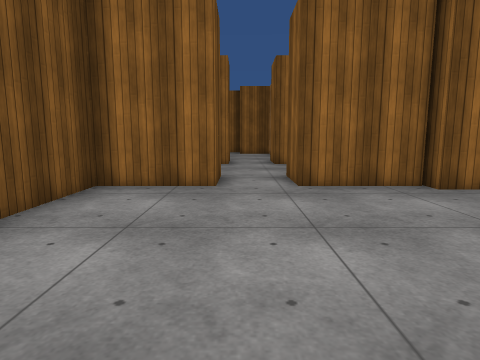
[1] (above)

23 first-person views from a walk through a 3-D level made in the Unity game engine. The camera is 1.2 m above the floor, tilts 8° down and sees 75° across. The floor is counted in squares, 1 m on a side. Each view is taken from the middle of a square. On the plan, view 1 faces up. The plan holds only what a view shows up to about 13 squares ahead; the rest is blank. The place goes on beyond the plan. Some animated figures are not drawn. Surface patterns are stand-ins for the level's own textures.

[2]
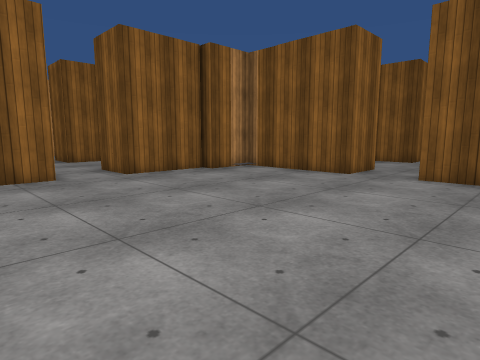

[3]
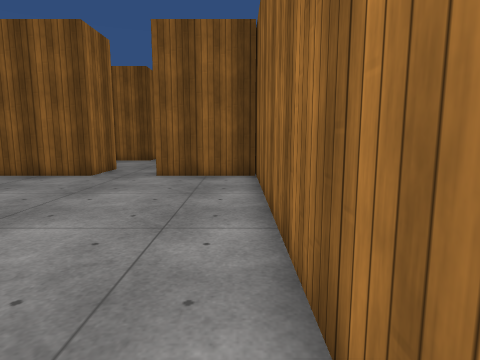

[4]
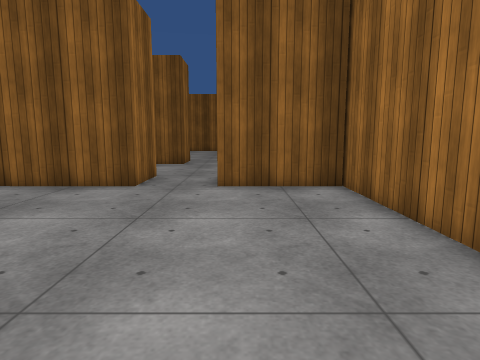

[5]
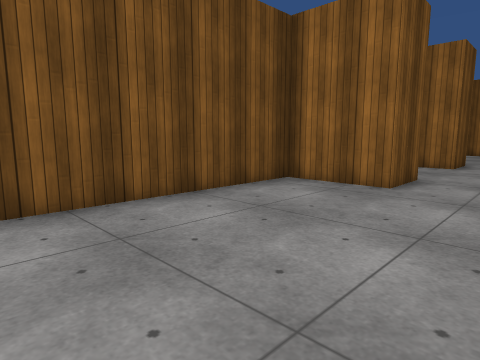

[6]
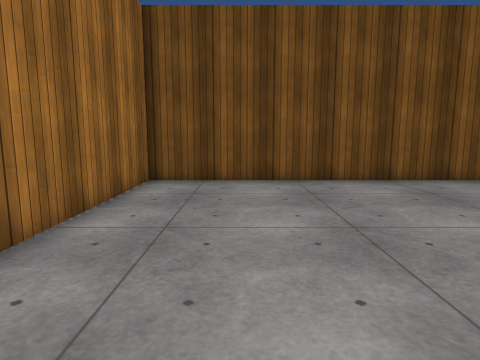

[7]
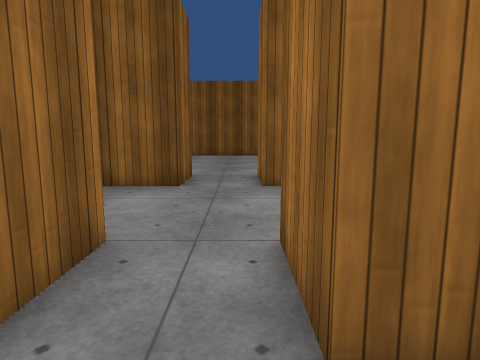

[8]
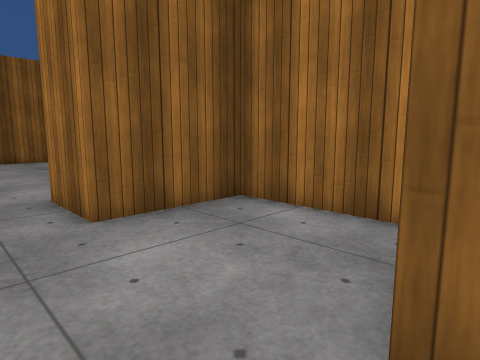

[9]
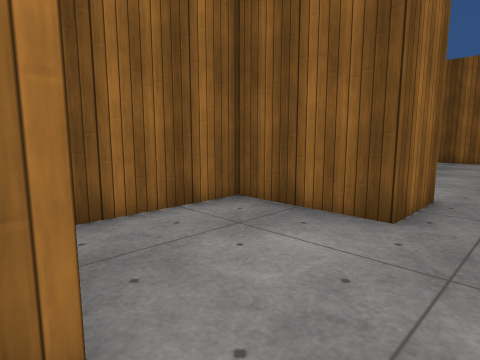

[10]
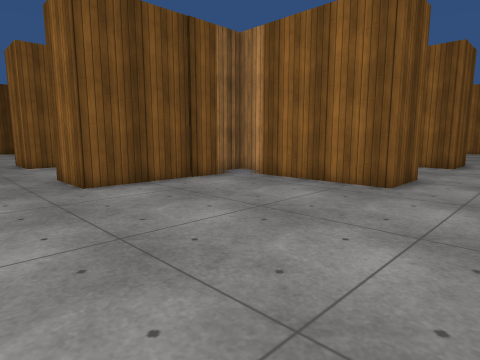

[11]
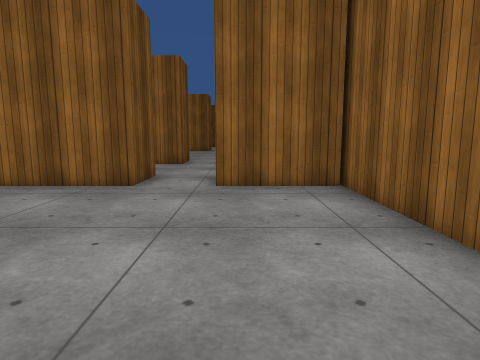

[12]
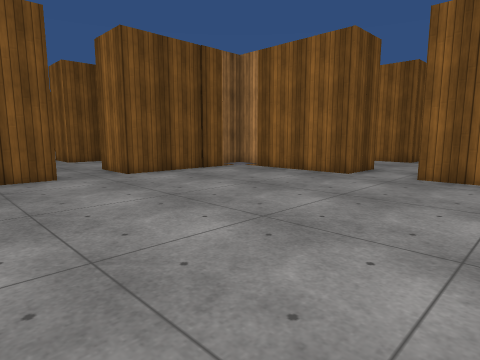

[13]
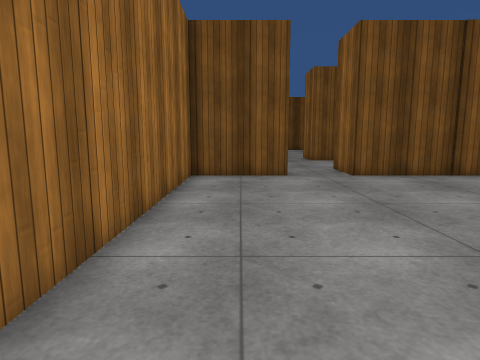

[14]
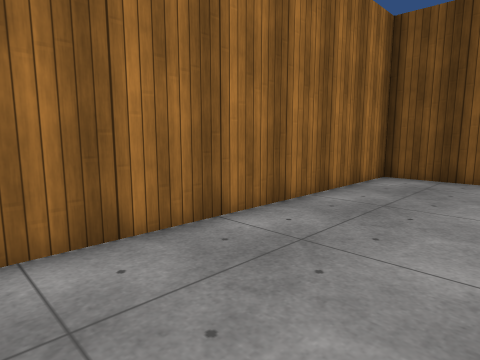

[15]
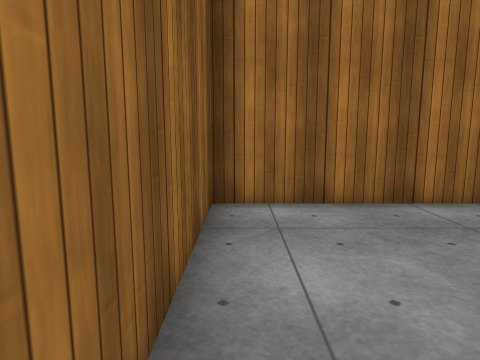

[16]
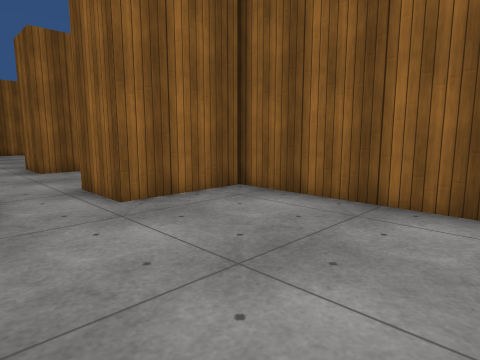

[17]
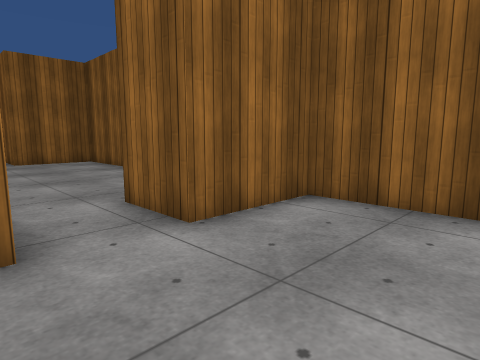

[18]
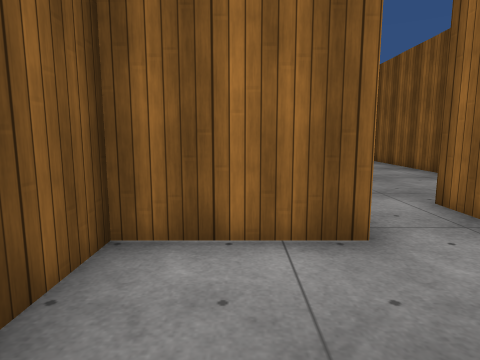

[19]
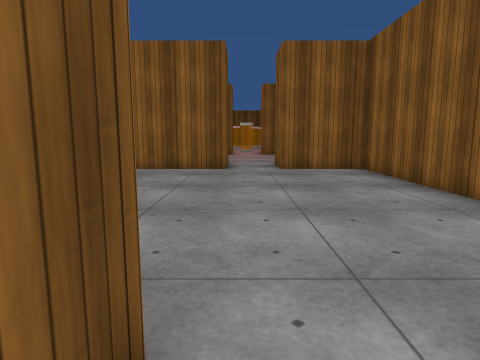

[20]
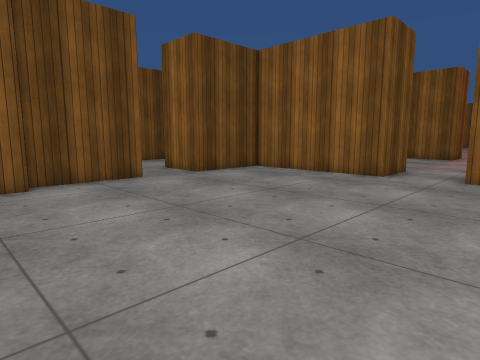

[21]
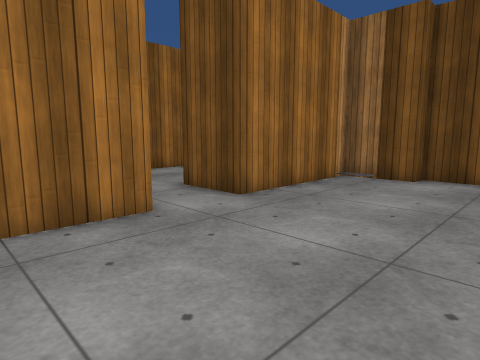

[22]
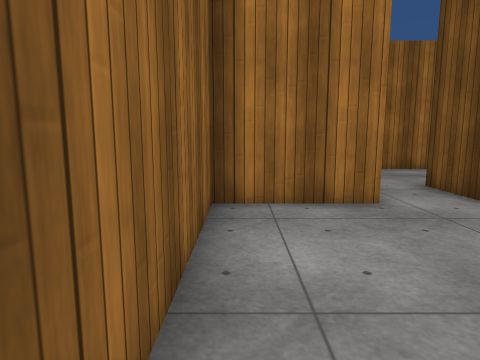

[23]
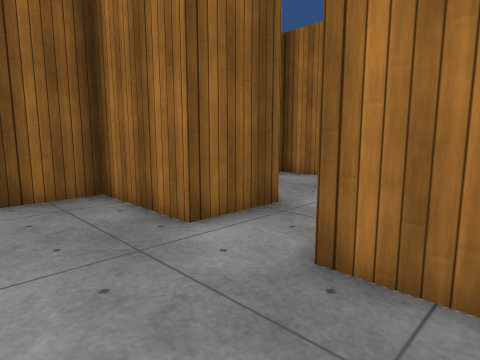

### Floor plan
Points are (right, up) in squares from view 1. A wall is a line through its corners. A room is listed if a view was taken in it or the views show most of it. See-through windows are left out.
Room 1 (views 1, 2, 3, 4, 5, 6, 7)
walls: (6.5, 2.5) (6.5, 7) (4.5, 7) (4.5, 7.8); (4.5, 7.5) (1.4, 7.5) (1.4, 9.5); (-0.6, 9.6) (-0.6, 7.5) (-3.5, 7.5) (-3.5, -2.5) (6.9, -2.5); (6.5, -2.5) (6.5, 0.5)
ways out: opening at (7.5, 1.5) to room 2; opening at (0.5, 8.5)
Room 2 (views 8, 9)
walls: (8.5, 3.5) (8.5, 2.5) (6.5, 2.5); (6.5, 0.5) (8.5, 0.5); (14.5, 2.5) (12.5, 2.5) (12.5, 5.5) (9.2, 5.5); (9.4, -2.5) (12.5, -2.5) (12.5, 0.5) (14.5, 0.5)
ways out: opening at (7.5, 1.5) to room 1; opening at (13.5, 1.5) to room 3
Room 3 (views 10, 11, 12, 13, 14, 15, 16)
walls: (14.5, 0.5) (14.5, -2.5) (24.5, -2.5) (24.5, 7.9); (24.5, 7.5) (21.5, 7.5) (21.5, 9.5); (19.5, 9.6) (19.5, 7.5) (14.5, 7.5) (14.5, 2.5)
ways out: opening at (13.5, 1.5) to room 2; opening at (20.5, 8.5) to room 4
Room 4 (views 17, 18, 19)
walls: (19.5, 15.5) (19.5, 13.5) (16.5, 13.5) (16.5, 11.9); (23, 9.5) (24.5, 9.5) (24.5, 13.5) (21.5, 13.5) (21.5, 15.5); (16.6, 9.5) (18.9, 9.5)
ways out: opening at (20.5, 8.5) to room 3; opening at (20.5, 14.5) to room 5
Room 5 (views 20, 21, 22, 23)
walls: (14.5, 20.5) (14.5, 17.5) (15, 17.5) (15, 15.5) (19.5, 15.5); (21.5, 15.5) (24.5, 15.5) (24.5, 25.5) (21.5, 25.5) (21.5, 27.2); (19.5, 27.6) (19.5, 25.5) (14.5, 25.5) (14.5, 22.5)
ways out: opening at (20.5, 14.5) to room 4; opening at (13.5, 21.5); opening at (20.5, 26.5)

Positions as (right, up) in squares from view 1, and headings:
1: (0, 0), facing up
2: (-3, -2), facing up-right
3: (-3, -2), facing right
4: (-1, 0), facing right
5: (2, 0), facing up-left
6: (5, 0), facing left
7: (5, 1), facing right
8: (8, 2), facing down-right
9: (8, 1), facing up-right
10: (22, 0), facing up-left
11: (22, 0), facing up
12: (24, -2), facing up-left
13: (24, -1), facing left
14: (24, 1), facing down-left
15: (24, 3), facing down
16: (19, 2), facing up-right
17: (19, 10), facing up-right
18: (18, 10), facing up
19: (20, 14), facing up
20: (23, 16), facing up-left
21: (24, 20), facing down-left
22: (24, 21), facing down
23: (18, 18), facing down-right
